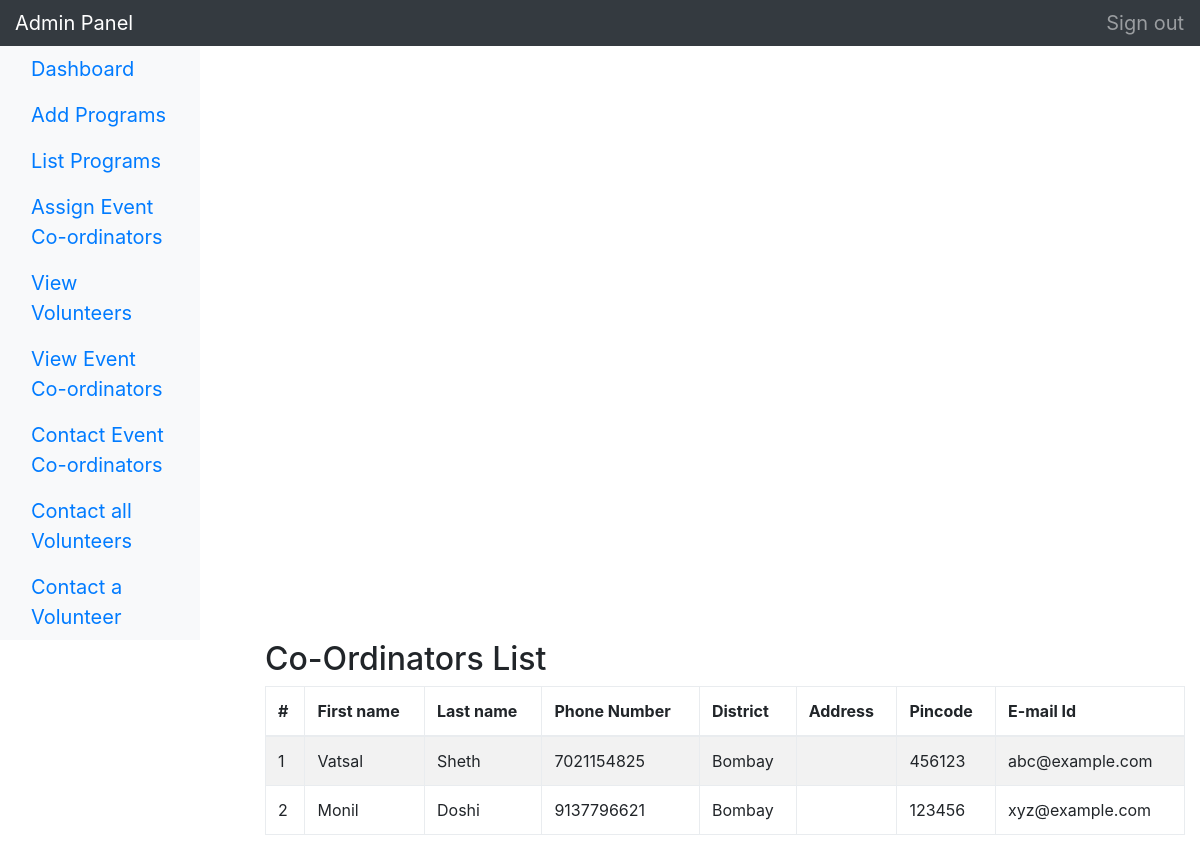
The page /Co-ordinatorpanel/manage/view-coordinators.php on the database its author committed.
### tables this page shows
CREATE TABLE `coordinator` (
  `cid` int(11) NOT NULL,
  `fname` varchar(250) NOT NULL,
  `lname` varchar(250) NOT NULL,
  `mobilenumber` bigint(10) NOT NULL,
  `landlinenumber` bigint(10) NOT NULL,
  `district` varchar(250) NOT NULL,
  `subdivision` varchar(250) NOT NULL,
  `block` varchar(250) NOT NULL,
  `address` varchar(2000) NOT NULL,
  `pincode` int(10) NOT NULL,
  `emailid` varchar(250) NOT NULL,
  `password` text NOT NULL
);

### Co-ordinatorpanel/manage/view-coordinators.php (the view, shortened to what this page needs)
<!DOCTYPE html>
<html lang="en">
<head>
	<link rel="stylesheet" href="https://maxcdn.bootstrapcdn.com/bootstrap/4.0.0/css/bootstrap.min.css">
    <link href="http://getbootstrap.com/dist/css/bootstrap.min.css" rel="stylesheet">
    <link href="http://getbootstrap.com/docs/4.0/examples/dashboard/dashboard.css" rel="stylesheet">
</head>
<body>
<nav class="navbar navbar-dark sticky-top bg-dark flex-md-nowrap p-0">
      <a class="navbar-brand col-sm-3 col-md-2 mr-0" href="#">Admin Panel</a>
      <ul class="navbar-nav px-3">
        <li class="nav-item text-nowrap">
          <a class="nav-link" href="logout.php">Sign out</a>
        </li>
      </ul>
    </nav>
    <div class="container-fluid">
      <div class="row">
        <nav class="col-md-2 d-none d-md-block bg-light sidebar">
          <div class="sidebar-sticky">
            <ul class="nav flex-column">
              <li class="nav-item">
                <a class="nav-link active" href="admin.php">
                  Dashboard <span class="sr-only">(current)</span>
                </a>
              </li>
              <li class="nav-item">
                <a class="nav-link" href="addPage.php">
                  Add Programs
                </a>
              </li>
              <li class="nav-item">
                <a class="nav-link" href="listPage.php">
                  List Programs
                </a>
              </li>
              <li class="nav-item">
                <a class="nav-link" href="#">
                  Assign Event Co-ordinators
                </a>
              </li>
              <li class="nav-item">
                <a class="nav-link" href="view-volunteers.php">
                  View Volunteers
                </a>
              <li class="nav-item">
                <a class="nav-link" href="view-coordinators.php">
                  View Event Co-ordinators
                </a>
              <li class="nav-item">
                <a class="nav-link" href="coordinatorsms.php">
                  Contact Event Co-ordinators
                </a>
              </li>
              <li class="nav-item">
                <a class="nav-link" href="eventsms.php">
             Contact all Volunteers
                </a>
              </li>
              <li class="nav-item">
                <a class="nav-link" href="message-a-volunteer.php">
             Contact a Volunteer
                </a>
              </li>
              </ul>
           </div>
        </nav>    <br><br>
<div class="container" style="margin-left: 250px;">
<h2>Co-Ordinators List</h2>
<?php
$query=mysql_query('select * from coordinator');
$output='';
if ($query<1) {
	echo "no data";
}
else{
	$output.= '
		<div class="table-responsive">
    	<table class="table table-striped table-bordered">
	      <thead>
	        <tr>
		        <th>#</th>
		        <th>First name</th>
		        <th>Last name</th>
		        <th>Phone Number</th>
		        <th>District</th>
		        <th>Address</th>
		        <th>Pincode</th>
		        <th>E-mail Id</th>
	        </tr>
	      </thead>
	      <tbody>
	      ';
	while($row=mysql_fetch_array($query)){
		$output.="
		<tr>
          <td>".$row['cid']."</td>
          <td>".$row['fname']."</td>
          <td>".$row['lname']."</td>
          <td>".$row['mobilenumber']."</td>
          <td>".$row['district']."</td>
          <td>".$row['address']."</td>
          <td>".$row['pincode']."</td>
          <td>".$row['emailid']."</td>
        </tr>";
	}
	$output.= "</tbody>
    </table>
  </div>";
  echo "$output";
}
?>
</div>
</body>
</html>

### Co-ordinatorpanel/manage/view-coordinators.php (style rules this page uses)
li a, b { font-size: 20px; }

### rows shown on the page
coordinator: cid "1", fname "Vatsal", lname "Sheth", mobilenumber "7021154825", district "Bombay", pincode "456123", emailid "abc@example.com"
coordinator: cid "2", fname "Monil", lname "Doshi", mobilenumber "9137796621", district "Bombay", pincode "123456", emailid "xyz@example.com"
